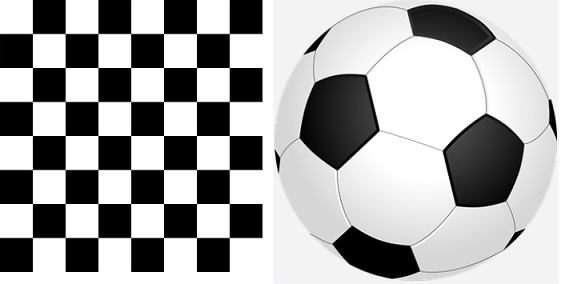
#> input picture IVP/Assignment-2/images/corner_test.png, 561 x 284 px, found by its file name; the run also reads 1 picture not shown here
$ jupyter execute Assignment-2-solution.ipynb
#> lines starting #> are read from the running program, lines starting #| are printed output that depends on the picture; after the words box and inside, x2 and y2 are one past the last pixel; in counts of white or black regions, pixels touching at a corner belong together
## Meet Agrawal - BT19CSE004

[cell 1]
import numpy as np
import cv2
import matplotlib.pyplot as plt
import math

## Q1
Develop a function to implement Harris corners detection algorithm. Use the function to detect corner
points in the given corner_test.png image. Compare your function implementation result with built in
cv2.cornerHarris() / detectHarrisFeatures() function result to test your code

[cell 2]
def apply_filter(img,kernel):

    # getting size of image
    width,height=img.shape[:2]

    # getting size of kernel
    size_x, size_y = kernel.shape[:2]

    # forming an output array of zeros
    output_array = np.zeros((width,height),dtype = 'float64')

    # padding the image
    img = np.pad(img, pad_width= ([size_x, ], [size_y, ]),mode= 'constant', constant_values= (0, 0))

    for x in range(width):
        for y in range(height):

            # capturing a window to apply the filter
            window = img[x:x + size_x, y:y + size_y]

            # scalar product and calculating the sum
            output_values = np.sum(kernel * window, axis=(0, 1))

            # placing the value to the output array
            output_array[x, y] = output_values

    return output_array


def find_harris_corners(input_img):

    # defining the kernel for sobel filter in x and y
    sobel_kernel_x = np.array([[-1,0,1],[-2,0,2],[-1,0,1]])
    sobel_kernel_y = np.array([[1,2,1],[0,0,0],[-1,-2,-1]])


    # obtaining image derivatives in x and y directions
    dx = apply_filter(input_img,sobel_kernel_x)
    dy = apply_filter(input_img,sobel_kernel_y)


    Ixx = dx**2
    Ixy = dy*dx
    Iyy = dy**2


    corner_list = []

    k = 0.04

    window_size = 3

    # threshold for the score values to determine if the window contains a valid corner or not
    threshold = 1000000100.00

    offset = int(window_size/2)
    y_range = input_img.shape[0] - offset
    x_range = input_img.shape[1] - offset


    # points to be plotted on the RGB image
    output_img = cv2.cvtColor(input_img.copy(), cv2.COLOR_GRAY2RGB)


    for y in range(offset, y_range):
        for x in range(offset, x_range):

            # positions of our window
            start_y = y - offset
            end_y = y + offset + 1
            start_x = x - offset
            end_x = x + offset + 1

            #The variable names are representative to
            #the variable of the Harris corner equation
            window_Ixx = Ixx[start_y : end_y, start_x : end_x]
            window_Ixy = Ixy[start_y : end_y, start_x : end_x]
            window_Iyy = Iyy[start_y : end_y, start_x : end_x]

            #Sum of intensities of partial derivatives in the window
            S_xx = window_Ixx.sum()
            S_xy = window_Ixy.sum()
            S_yy = window_Iyy.sum()

            #Calculate determinant and trace of the window
            determinant = (S_xx * S_yy) - (S_xy**2)
            trace = S_xx + S_yy

            # Calculate r for Harris Corner equation
            # r is the score value for a window point

            r = determinant - k*(trace**2)

            if r > threshold:
                corner_list.append([x, y, r])
                output_img[y,x] = (0,255,0)

    return corner_list, output_img


# reading the input image
input_img = cv2.imread('corner_test.png',0)

# display input image
plt.figure(figsize=(10,10))
plt.title('Input Image')
plt.imshow(input_img,cmap='gray')
plt.show()


if input_img is not None:
    corner_list, corner_img = find_harris_corners(input_img)
#> after the loop in find_harris_corners, `for y in range(offset, y_range):`:
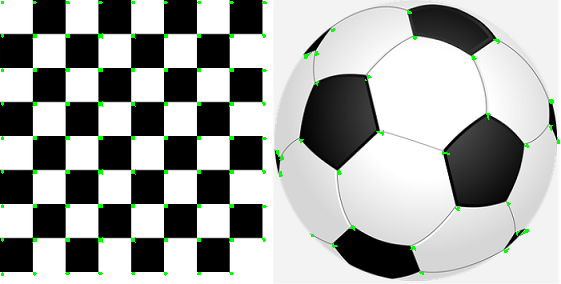
#> output_img: shape (284, 561, 3); mean B, G, R 164.8, 167.5, 164.8
#> after the loop in find_harris_corners, `for y in range(offset, y_range):`: corner_list = 1733 items, first 6: [1, 1, 3.38e+11], [2, 1, 2.44e+12], [3, 1, 1.43e+12], [33, 1, 1.3e+12], [34, 1, 1.66e+12], [35, 1, 1.86e+11]

    # plot the final image with corners marked
    plt.figure(figsize=(10,10))
    plt.title('Harris Corner')
    plt.imshow(corner_img,cmap='gray')
    plt.show()
else:
    print ("Error in input image!")


# inbuilt methods

src = cv2.imread('corner_test.png')
#> src is the input picture: shape (284, 561, 3); mean B, G, R 166.4, 166.4, 166.4
gray = cv2.cvtColor(src,cv2.COLOR_BGR2GRAY)
gray = np.float32(gray)
dst = cv2.cornerHarris(gray,2,3,0.04)
src[dst>0.01*dst.max()]=[0,255,0]
#> src: shape (284, 561, 3); 0.42% of pixels changed, all inside (x1, y1, x2, y2) = (32, 10, 558, 273)

plt.figure(figsize=(10,10))
plt.title('In-built function results')
plt.imshow(src,cmap='gray')
plt.show()

## Q2
Implement your own program to detect lines in a given image using the given hough transform algorithm.
Use roadlane.jpg to test your code. Compare your code output with inbuilt hough line model fitting function.

[cell 3]
def apply_filter(img,kernel):

    # getting size of image
    width,height=img.shape[:2]

    # getting size of kernel
    size_x, size_y = kernel.shape[:2]

    # forming an output array of zeros
    output_array = np.zeros((width,height),dtype = 'float32')

    # padding the image
    img = np.pad(img, pad_width= ([size_x, ], [size_y, ]),mode= 'constant', constant_values= (0, 0))

    for x in range(width):
        for y in range(height):

            # capturing a window to apply the filter
            window = img[x:x + size_x, y:y + size_y]

            # scalar product and calculating the sum
            output_values = np.sum(kernel * window, axis=(0, 1))

            # placing the value to the output array
            output_array[x, y] = output_values

    return output_array


def hough_transform(edge):

    # Theta 0 - 360 degree
    theta = np.arange(0, 360, 1)
    cos = np.cos(np.deg2rad(theta))
    sin = np.sin(np.deg2rad(theta))

    # Generate a accumulator matrix to store the values
    # getting diagonal length for the matrix
    # range of rho values is 0 to 2*(length_of_diagonal)
    rho_range = round(math.sqrt(edge.shape[0]**2 + edge.shape[1]**2))


    acc = np.zeros((2 * rho_range, len(theta)), dtype=np.uint8)

    # Determining locations of edges pixels
    edge_pixels = np.where(edge == 255)
    coordinates = list(zip(edge_pixels[0], edge_pixels[1]))

    # rho value calculated for each edge location with all the theta values in the range
    for p in range(len(coordinates)):
        for t in range(len(theta)):

            # rho = xcos(theta) + ysin(theta)
            rho = int(round(coordinates[p][1] * cos[t] + coordinates[p][0] * sin[t]))
            acc[rho, t] += 1 # Add vote for rho and theta value

    return acc


image = cv2.imread('roadlane.jpg')
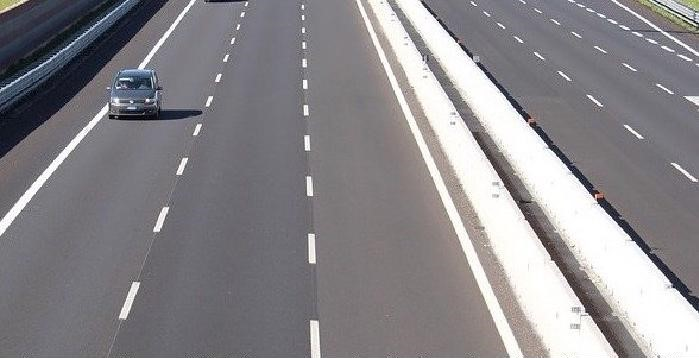
#> input picture IVP/Assignment-2/images/roadlane.jpg, 699 x 358 px, found by its file name
#> image is the input picture: shape (358, 699, 3); mean B, G, R 138.2, 134.6, 137.1
img = cv2.imread('roadlane.jpg',0)
#> img: shape (358, 699)


#sobel filter
sobel_kernel_x = np.array([[-1,0,1],[-2,0,2],[-1,0,1]])
sobel_kernel_y = np.array([[1,2,1],[0,0,0],[-1,-2,-1]])


i_x = apply_filter(img,sobel_kernel_x)
#> after the loop in apply_filter, `for x in range(width):`:
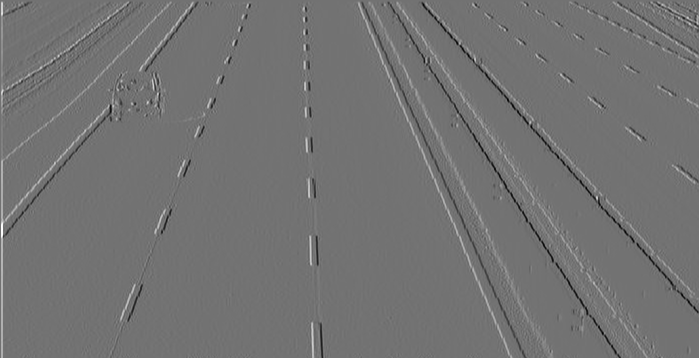
#> output_array: shape (358, 699) float32; min -834, max 1019, mean 1.6; drawn with min black and max white
i_y = apply_filter(img,sobel_kernel_y)
#> after the loop in apply_filter (call 2), `for x in range(width):`:
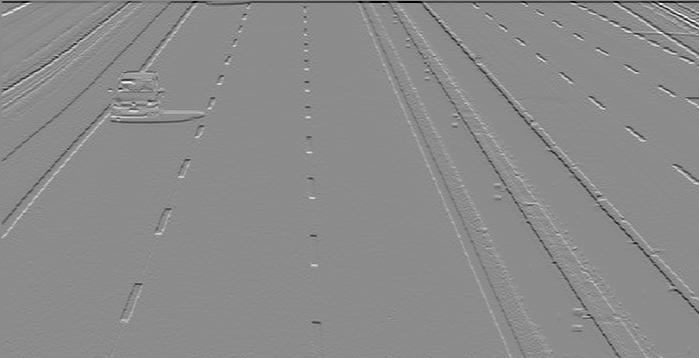
#> output_array: shape (358, 699) float32; min -1017, max 838, mean -3.2; drawn with min black and max white

sobel = np.sqrt(i_x**2 + i_y**2)

# scaling the matrix values to be from 0 to 255
sobel-=np.min(sobel)
sobel*=((255.0)/np.max(sobel))


# thresholding on the sobel image for getting edge pixels
edges = np.zeros((sobel.shape[:2][0],sobel.shape[:2][1]),dtype = 'uint8')
edges[sobel>90] = 255


# calculating the accumulator
accumulator = hough_transform(edges)


# thresholding on the votes given to values of rho and theta
edge_pixels = np.where(accumulator > 120)


coordinates = list(zip(edge_pixels[0], edge_pixels[1]))


# Use line equation to draw detected line on an original image
for i in range(0, len(coordinates)):
    a = np.cos(np.deg2rad(coordinates[i][1]))
    b = np.sin(np.deg2rad(coordinates[i][1]))
    x0 = a*coordinates[i][0]
    y0 = b*coordinates[i][0]

    # getting co-ordinates to draw a line
    pt1 = (int(x0 + 1000*(-b)), int(y0 + 1000*(a)))
    pt2 = (int(x0 - 1000*(-b)), int(y0 - 1000*(a)))
    cv2.line(image,pt1,pt2,(255,0,0),1)
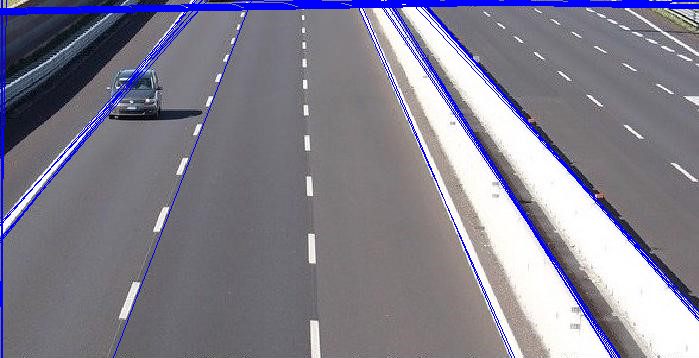
#> image: shape (358, 699, 3); 4.63% of pixels changed, all inside (x1, y1, x2, y2) = (0, 0, 699, 358)


    # display the final image
plt.figure(figsize=(10,10))
plt.title('Hough Transform Algorithm Implemented')
plt.imshow(image,cmap='gray')
plt.show()


# inbuilt method
src = cv2.imread('roadlane.jpg')

#  Standard Hough Line Transform
lines = cv2.HoughLines(edges, 1, np.pi / 180, 120, None, 0, 0)
#> lines = 22 rows, first 8: [2, 1.57], [-310, 2.41], [-323, 2.57], [2, 0], [-318, 2.43], [-314, 2.55], [8, 1.55], [154, 0.698]
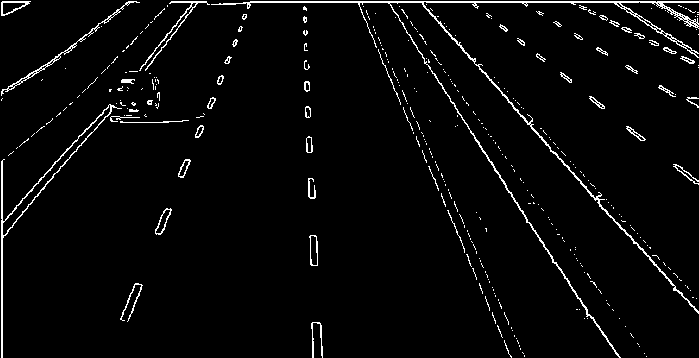
#> edges: shape (358, 699); 3.3% white in thin lines or dots


# Draw the lines
if lines is not None:
    for i in range(0, len(lines)):
        rho = lines[i][0][0]
        theta = lines[i][0][1]
        a = math.cos(theta)
        b = math.sin(theta)
        x0 = a * rho
        y0 = b * rho
        pt1 = (int(x0 + 1000*(-b)), int(y0 + 1000*(a)))
        pt2 = (int(x0 - 1000*(-b)), int(y0 - 1000*(a)))
        cv2.line(src, pt1, pt2, (0,0,255), 1, cv2.LINE_AA)
#> this loop made 22 passes
#> (rho, theta, a, b, x0, y0, pt1, pt2) on passes 1 to 6: (2, 1.57, -4.37e-08, 1, -8.74e-08, 2, (-1000, 1), (999, 2)), (-310, 2.41, -0.743, 0.669, 230.4, -207.4, (-438, -950), (899, 535)), (-323, 2.57, -0.839, 0.545, 270.9, -175.9, (-273, -1014), (815, 662)), (2, 0, 1, 0, 2, 0, (2, 1000), (2, -1000)), (-318, 2.43, -0.755, 0.656, 240, -208.6, (-416, -963), (896, 546)), (-314, 2.55, -0.829, 0.559, 260.3, -175.6, (-298, -1004), (819, 653))
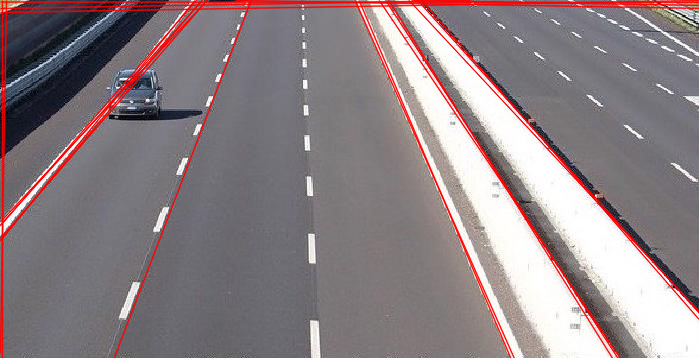
#> src: shape (358, 699, 3); 6.68% of pixels changed, all inside (x1, y1, x2, y2) = (0, 0, 699, 358)

plt.figure(figsize=(10,10))
plt.title('Using In-built Method')
plt.imshow(src,cmap='gray')
plt.show()

## Q4
Write a program to perform image stitching for two images. Use SIFT features (use builtin library
function) and homography based Feature Matching technique. Use scene1.jpg and scene2.jpg to test the
program. NOTE: install "pip install opencv-contrib-python" to use builtin SIFT descriptor.
Note: CV2 SIFT function: cv2.xfeatures2d.SIFT_create()
Matlab SIFT function: detectSIFTFeatures()

[cell 4]
def register_image(img1,img2):

    sift=cv2.xfeatures2d.SIFT_create()
    min_match=10
    ratio=0.85

    # computing the SIFT features
    kp1, des1 = sift.detectAndCompute(img1, None)
    kp2, des2 = sift.detectAndCompute(img2, None)

    # using Brute-Force matcher to match these SIFT features
    matcher = cv2.BFMatcher()

    # K-Nearest neighbor technique used to match the features
    raw_matches = matcher.knnMatch(des1, des2, k=2)


    good_points = []
    good_matches=[]
    for m1, m2 in raw_matches:
        if m1.distance < ratio * m2.distance:
            good_points.append((m1.trainIdx, m1.queryIdx))
            good_matches.append([m1])


    # finding the homograph matrix for transformation
    # using RANSAC algorithm to find the homograph matrix
    # it will find the perspective transformation of that object
    if len(good_points) > min_match:

        image1_kp = np.float32([kp1[i].pt for (_, i) in good_points])
        image2_kp = np.float32([kp2[i].pt for (i, _) in good_points])

        H, status = cv2.findHomography(image2_kp, image1_kp, cv2.RANSAC,5.0)

    return H

def creating_masks(img1,img2,version):

    smoothing_window_size=200

    # stiched image height and width calculated
    height_img1 = img1.shape[0]
    width_img1 = img1.shape[1]
    width_img2 = img2.shape[1]
    height_stitchedImage = height_img1
    width_stitchedImage = width_img1 +width_img2


    offset = int(smoothing_window_size / 2)

    # the portion which separates the
    barrier = img1.shape[1] - int(smoothing_window_size / 2)
    mask = np.zeros((height_stitchedImage, width_stitchedImage))


    # making relevant masks for the left and the right images
    if version== 'left':
        mask[:, barrier - offset:barrier + offset ] = np.tile(np.linspace(1, 0, 2 * offset ).T, (height_stitchedImage, 1))
        mask[:, :barrier - offset] = 1

        plt.figure(figsize=(20,20))
        plt.title('Mask-left')
        plt.imshow(mask,cmap='gray')
        plt.show()
    else:
        mask[:, barrier - offset :barrier + offset ] = np.tile(np.linspace(0, 1, 2 * offset ).T, (height_stitchedImage, 1))
        mask[:, barrier + offset:] = 1

        plt.figure(figsize=(20,20))
        plt.title('Mask-right')
        plt.imshow(mask,cmap='gray')
        plt.show()


    return cv2.merge([mask, mask, mask])

def stitch_images(img1,img2):


    homograph_matrix = register_image(img1,img2)


    # stiched image height and width calculated
    height_img1 = img1.shape[0]
    width_img1 = img1.shape[1]
    width_img2 = img2.shape[1]
    height_stitchedImage = height_img1

    # width of stitched images will be sum of widths of each image
    width_stitchedImage = width_img1 +width_img2


    prep_image1 = np.zeros((height_stitchedImage, width_stitchedImage, 3))

    mask1 = creating_masks(img1,img2,version='left')
    prep_image1[0:img1.shape[0], 0:img1.shape[1], :] = img1

    # mulitply with mask
    prep_image1 *= mask1

    prep_image1-=np.min(prep_image1)
    prep_image1*=((255.0)/np.max(prep_image1))

    # converting type to uint8
    prep_image1 = prep_image1.astype(np.uint8)

    plt.figure(figsize=(20,20))
    plt.title('Image1 on applying mask')
    plt.imshow(prep_image1,cmap='gray')
    plt.show()


    mask2 = creating_masks(img1,img2,version='right')

    # applied warpPerspective to transform image2 using the homography matrix obtained
    prep_image2 = cv2.warpPerspective(img2, homograph_matrix, (width_stitchedImage, height_stitchedImage))*mask2

    prep_image2-=np.min(prep_image2)
    prep_image2*=((255.0)/np.max(prep_image2))

    # converting type to uint8
    prep_image2 = prep_image2.astype(np.uint8)

    plt.figure(figsize=(20,20))
    plt.title('Image2 after transformation and applying mask')
    plt.imshow(prep_image2,cmap='gray')
    plt.show()


    # getting the result by adding both prepared images
    result=prep_image1+prep_image2


    # ruling out pixels with zero values at the edges of the image to obtain the final image
    # these appear due to applying the mask
    rows, cols = np.where(result[:, :, 0] != 0)
    min_row, max_row = min(rows), max(rows) + 1
    min_col, max_col = min(cols), max(cols) + 1
    final_image = result[min_row:max_row, min_col:max_col, :]
    return final_image


# reading the images
img1 = cv2.imread('scene1.jpg')
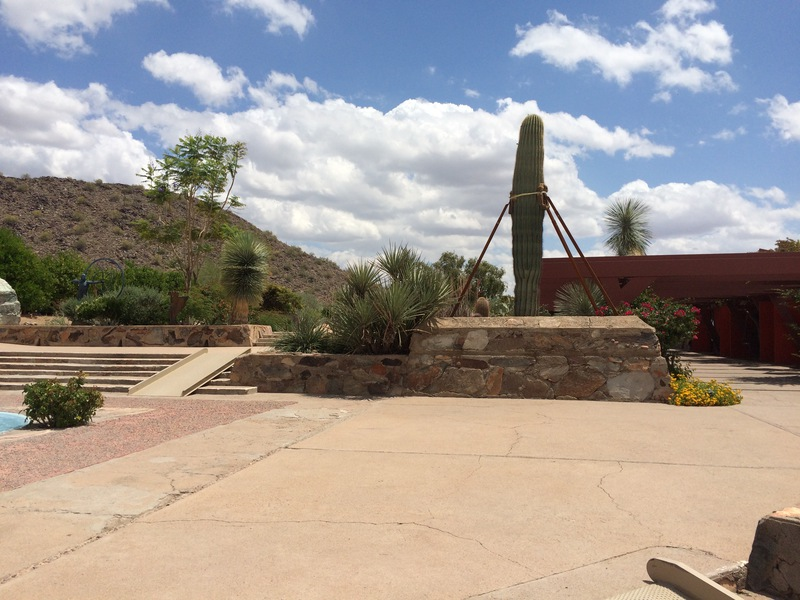
#> input picture IVP/Assignment-2/images/scene1.jpg, 800 x 600 px, found by its file name
#> img1 is the input picture: shape (600, 800, 3); mean B, G, R 145.7, 151.2, 159.2
img2 = cv2.imread('scene2.jpg')
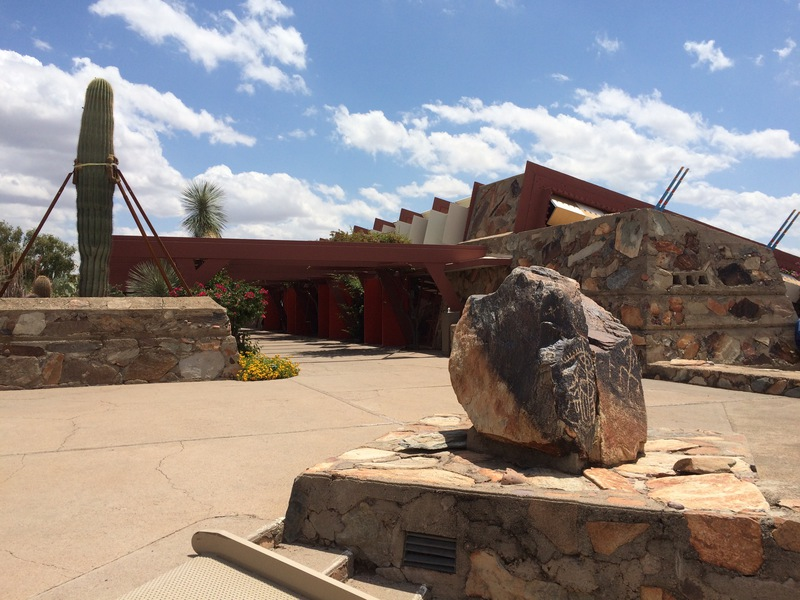
#> input picture IVP/Assignment-2/images/scene2.jpg, 800 x 600 px, found by its file name
#> img2 is the input picture: shape (600, 800, 3); mean B, G, R 133.6, 135.3, 142.9
final= stitch_images(img1,img2)
#> in register_image, `kp1, des1 = sift.detectAndCompute(img1, None)`: kp1 = 1650 keypoints; strongest (x, y, size): (35, 422, 2.2), (149, 177, 1.9), (551, 209, 2.4), (531, 132, 17.1)
#> in register_image, `kp2, des2 = sift.detectAndCompute(img2, None)`: kp2 = 1713 keypoints; strongest (x, y, size): (557, 203, 5.1), (149, 233, 4.3), (683, 469, 12.3), (140, 235, 1.9)
#> in register_image, `raw_matches = matcher.knnMatch(des1, des2, k=2)`: raw_matches = 1650 matches
#> after the loop in register_image, `for m1, m2 in raw_matches:`: good_matches = 416 matches; good_points = 416 pairs, first value 9 to 1709, second value 6 to 1646
#> in register_image, `image1_kp = np.float32([kp1[i].pt for (_, i) in good_points])`: image1_kp = 416 pairs, first value 5.99 to 791, second value 5.98 to 595.4
#> in register_image, `image2_kp = np.float32([kp2[i].pt for (i, _) in good_points])`: image2_kp = 416 pairs, first value 8.17 to 794.9, second value 11.87 to 569.5
#> in register_image, `H, status = cv2.findHomography(image2_kp, image1_kp, cv2.RANSAC,5.0)`: H = [[0.411, 0.0329, 438.7], [-0.233, 0.854, 61.23], [-0.000733, -1.78e-05, 1]]; status = 416 values, max 1 at index 76, min 0 at index 0, mean 0.63
#> in stitch_images, `homograph_matrix = register_image(img1,img2)`: homograph_matrix has the same summary as H in register_image
#> in stitch_images, `prep_image1[0:img1.shape[0], 0:img1.shape[1], :] = img1`:
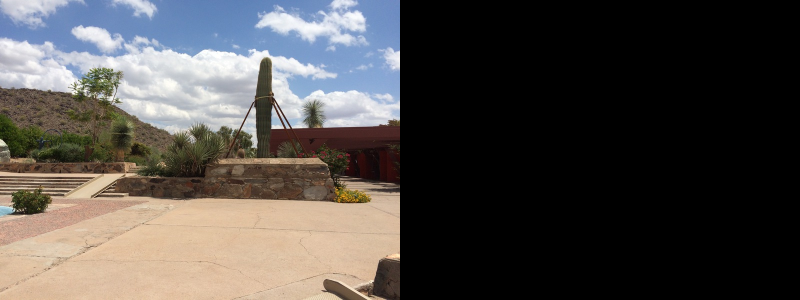
#> prep_image1: shape (600, 1600, 3) float64 (shown at 1/2 size); mean B, G, R 72.8, 75.6, 79.6
#> (the rest of the program and of its run is left out)
